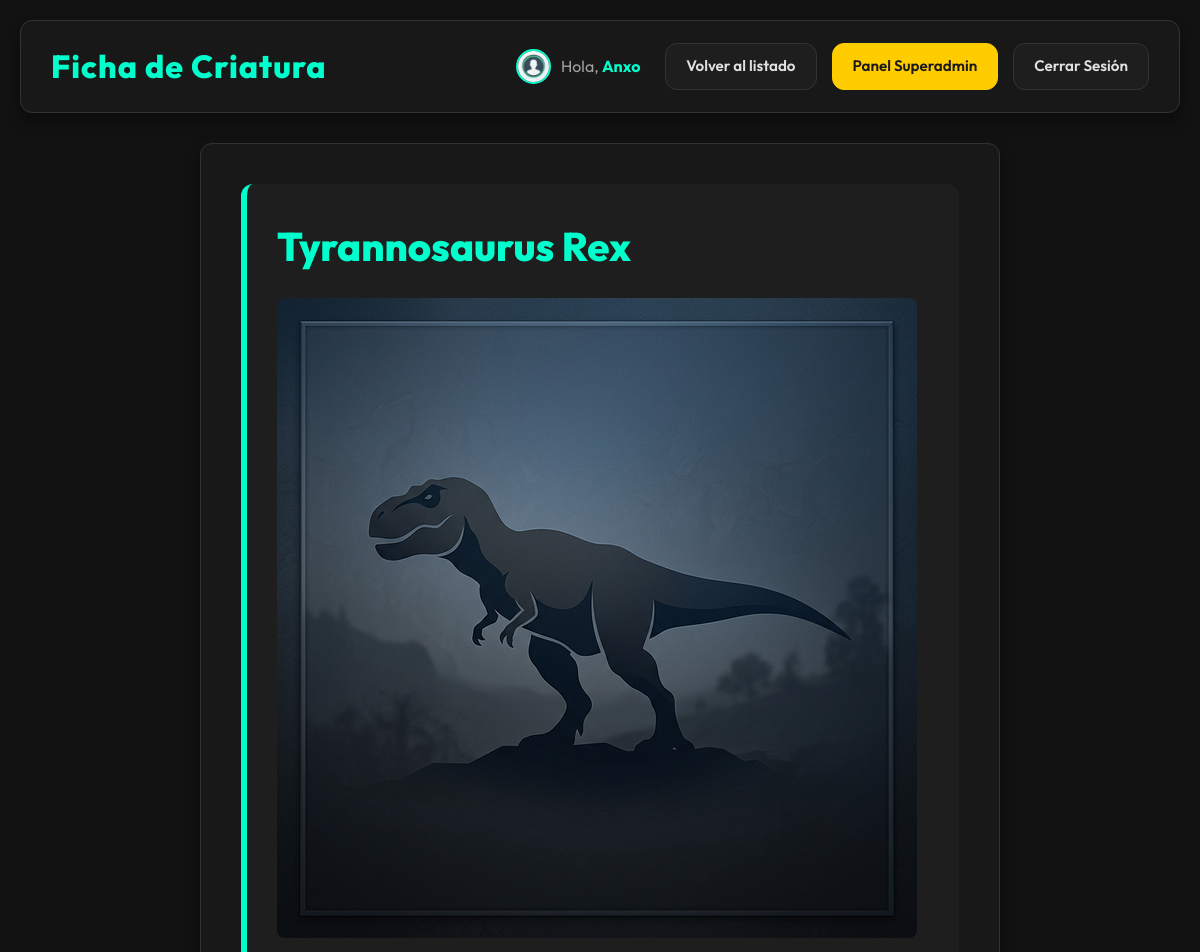
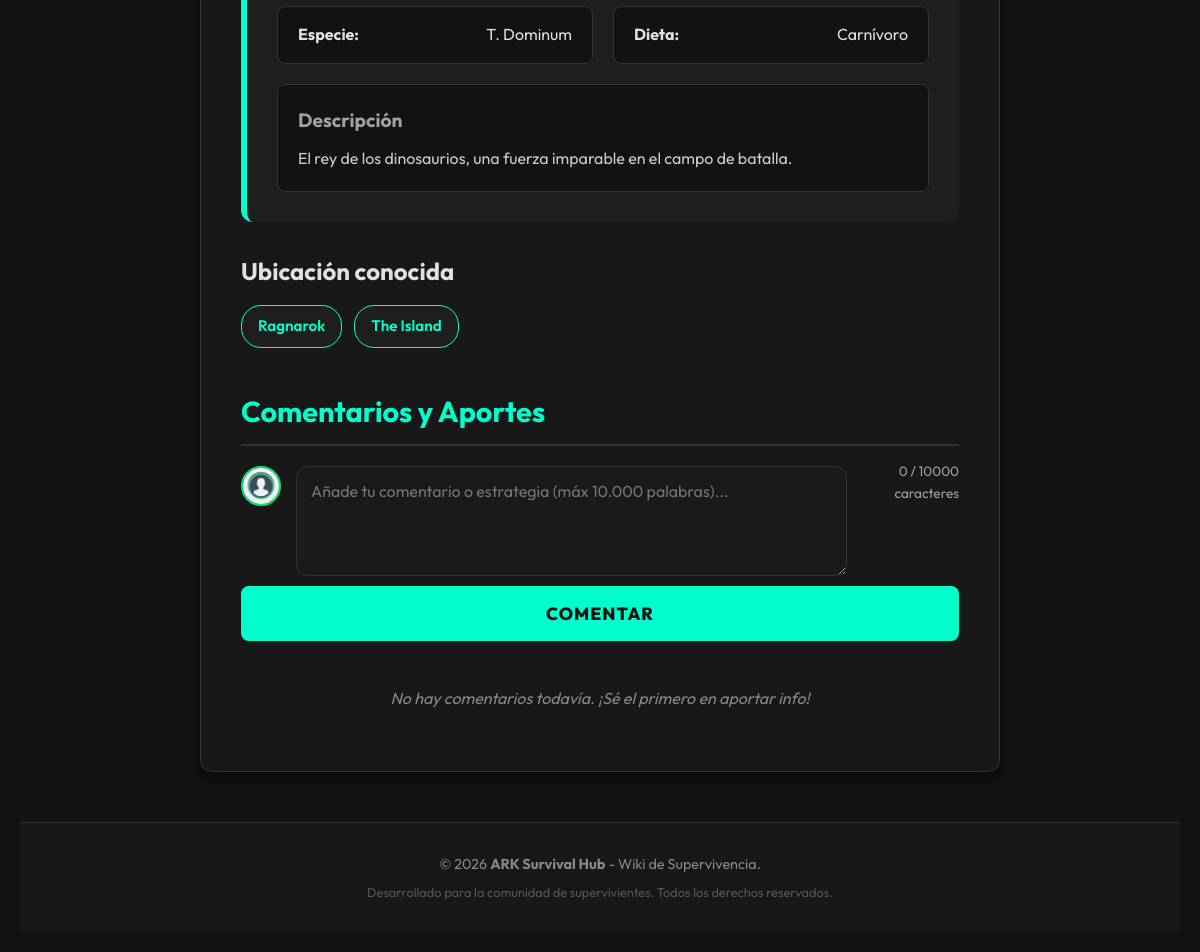
The page /detalle.php (signed in) on the database its author committed (2 pictures, top to bottom).
### tables this page shows
CREATE TABLE `dinosaurios` (
  `id` int(11) NOT NULL AUTO_INCREMENT,
  `nombre` varchar(100) NOT NULL,
  `especie` varchar(100) DEFAULT NULL,
  `dieta` varchar(50) DEFAULT NULL,
  `imagen` varchar(255) DEFAULT 'default_dino.jpg',
  `descripcion` text DEFAULT NULL,
  PRIMARY KEY (`id`)
);

CREATE TABLE `mapas` (
  `id` int(11) NOT NULL AUTO_INCREMENT,
  `nombre_mapa` varchar(100) NOT NULL,
  `descripcion` text DEFAULT NULL,
  PRIMARY KEY (`id`)
);

### detalle.php (the view, shortened to what this page needs)
<?php
include 'config/db.php';
$id = isset($_GET['id']) ? $_GET['id'] : 1;
$sql_dino = "SELECT * FROM dinosaurios WHERE id = :id";
$stmt = $conexion->prepare($sql_dino);
$stmt->bindParam(':id', $id);
$stmt->execute();
$dino = $stmt->fetch(PDO::FETCH_ASSOC);
$sql_mapas = "SELECT m.nombre_mapa
              FROM mapas m
              INNER JOIN dino_mapas dm ON m.id = dm.mapa_id
              WHERE dm.dino_id = :id";
$stmt_mapas = $conexion->prepare($sql_mapas);
$stmt_mapas->bindParam(':id', $id);
$stmt_mapas->execute();
$mapas = $stmt_mapas->fetchAll(PDO::FETCH_ASSOC);
$comentarios_por_pagina = 10;
$pagina_actual = isset($_GET['p']) && is_numeric($_GET['p']) ? (int)$_GET['p'] : 1;
$offset = ($pagina_actual - 1) * $comentarios_por_pagina;
$sql_count = "SELECT COUNT(*) FROM comentarios WHERE dino_id = :id AND respuesta_a IS NULL";
$stmt_count = $conexion->prepare($sql_count);
$stmt_count->bindParam(':id', $id);
$stmt_count->execute();
$total_comentarios = $stmt_count->fetchColumn();
$total_paginas = ceil($total_comentarios / $comentarios_por_pagina);
$sql_comments = "SELECT c.*, u.nick, u.rol, u.foto_perfil
                 FROM comentarios c
                 JOIN usuarios u ON c.usuario_id = u.id
                 WHERE c.dino_id = :id AND c.respuesta_a IS NULL
                 ORDER BY c.id DESC
                 LIMIT :limit OFFSET :offset";
$stmt_comments = $conexion->prepare($sql_comments);
$stmt_comments->bindParam(':id', $id, PDO::PARAM_INT);
$stmt_comments->bindParam(':limit', $comentarios_por_pagina, PDO::PARAM_INT);
$stmt_comments->bindParam(':offset', $offset, PDO::PARAM_INT);
$stmt_comments->execute();
$comentarios = $stmt_comments->fetchAll(PDO::FETCH_ASSOC);
$respuestas = [];
?>
<!DOCTYPE html>
<html lang="es">
<head>
    <link rel="stylesheet" href="assets/css/estilos.css?v=1.3">
</head>
<body>
    <?php
    include 'includes/header.php';
    ?>
    <main class="contenedor-detalle">
        <section class="ficha-principal">
            <h2 class="nombre-dino"><?php echo htmlspecialchars($dino['nombre']); ?></h2>
            <?php if(!empty($dino['imagen'])): ?>
                <div class="dino-img-detalle" style="text-align: center; margin-bottom: 20px;">
                    <?php
                    $src_dino_d = (strpos($dino['imagen'], 'http') === 0) ? $dino['imagen'] : "assets/img/dinos/" . $dino['imagen'];
                    ?>
                    <img src="<?php echo htmlspecialchars($src_dino_d); ?>" alt="<?php echo htmlspecialchars($dino['nombre']); ?>" style="max-width: 100%; border-radius: 8px;" onerror="this.src='assets/img/dinos/default_dino.jpg'">
                </div>
            <?php endif; ?>
            <div class="info-grid">
                <div class="dato">
                    <strong>Especie:</strong>
                    <span><?php echo htmlspecialchars($dino['especie']); ?></span>
                </div>
                <div class="dato">
                    <strong>Dieta:</strong>
                    <span><?php echo htmlspecialchars($dino['dieta']); ?></span>
                </div>
            </div>
            <?php if(!empty($dino['descripcion'])): ?>
                <div class="dino-descripcion" style="margin-top: 20px;">
                    <h3>Descripción</h3>
                    <p style="white-space: pre-wrap; color: #ccc;"><?php echo htmlspecialchars($dino['descripcion']); ?></p>
                </div>
            <?php endif; ?>
        </section>
        <section class="seccion-mapas">
            <h3>Ubicación conocida</h3>
            <div class="lista-mapas">
                <?php if (count($mapas) > 0): ?>
                    <?php foreach ($mapas as $mapa): ?>
                        <span class="tag-mapa"><?php echo htmlspecialchars($mapa['nombre_mapa']); ?></span>
                    <?php
    endforeach; ?>
                <?php
else: ?>
                    <p class="sin-datos">No se han registrado avistamientos en los mapas actuales.</p>
                <?php
endif; ?>
            </div>
        </section>
        <section id="comentarios" class="seccion-comentarios" style="margin-top: 40px;">
            <h3>Comentarios y Aportes</h3>
            <?php if (isset($_SESSION['usuario_id'])): ?>
                <form action="actions/procesar_comentario.php" method="POST" class="form-ark" style="margin-bottom: 25px;" id="form-comentario">
                    <div style="display: flex; gap: 15px; margin-bottom: 10px;">
                        <?php
                        $foto_mismo = $_SESSION['foto_perfil'] ?? 'default.png';
                        $src_mismo = (strpos($foto_mismo, 'http') === 0) ? $foto_mismo : "assets/img/perfil/" . $foto_mismo;
                        ?>
                        <img src="<?php echo htmlspecialchars($src_mismo); ?>"
                             alt="Mi Perfil"
                             class="avatar-comentario"
                             style="width: 40px; height: 40px; border-radius: 50%; object-fit: cover; border: 2px solid var(--success-color); flex-shrink: 0;"
                             onerror="this.src='assets/img/perfil/default.png'">
                        <textarea name="texto" required placeholder="Añade tu comentario o estrategia (máx 10.000 palabras)..." rows="4" style="width: 100%; border-radius: var(--radius);"></textarea>
                    </div>
                    <button type="submit" class="boton-insertar">Comentar</button>
                </form>
            <?php else: ?>
                <p style="background-color: #333; padding: 10px; border-radius: 5px; text-align: center;">Debes <a href="login.php" style="color: #4CAF50;">iniciar sesión</a> para dejar un comentario.</p>
            <?php endif; ?>
            <div class="comentarios-lista">
                <?php if (count($comentarios) > 0): ?>
                    <?php foreach ($comentarios as $c): ?>
                        <div class="comentario <?php echo ($c['rol'] === 'admin' || $c['rol'] === 'superadmin') ? 'comentario-admin' : ''; ?>">
                            <div class="comentario-header">
                                <div style="display: flex; align-items: center; gap: 10px;">
                                    <?php
                                    $foto_c = $c['foto_perfil'] ?? 'default.png';
                                    $src_c = (strpos($foto_c, 'http') === 0) ? $foto_c : "assets/img/perfil/" . $foto_c;
                                    $can_moderate = isset($_SESSION['p_moderar']) && $_SESSION['p_moderar'] == 1 && $_SESSION['usuario_id'] != $c['usuario_id'] && $c['rol'] !== 'superadmin';
                                    ?>
                                    <?php if ($can_moderate): ?>
                                        <a href="admin/moderar_usuario.php?id=<?php echo $c['usuario_id']; ?>" title="Moderar a <?php echo htmlspecialchars($c['nick']); ?>" style="display: flex; align-items: center; gap: 10px; text-decoration: none; color: inherit;">
                                    <?php endif; ?>
                                    <img src="<?php echo htmlspecialchars($src_c); ?>"
                                         alt="Avatar"
                                         class="avatar-comentario"
                                         onerror="this.src='assets/img/perfil/default.png'">
                                    <strong class="comentario-nick <?php echo ($c['rol'] === 'admin' || $c['rol'] === 'superadmin') ? 'nick-admin' : ''; ?>">
                                        <?php echo htmlspecialchars($c['nick']); ?> <?php echo ($c['rol'] === 'admin' || $c['rol'] === 'superadmin') ? '🛡️' : ''; ?>
                                    </strong>
                                    <?php if ($can_moderate): ?>
                                        </a>
                                    <?php endif; ?>
                                </div>
                                <div class="d-flex align-center gap-10">
                                    <?php if (isset($_SESSION['is_admin']) && $_SESSION['is_admin'] === true): ?>
                                        <button type="button" class="btn-nav f-08" style="padding: 4px 10px; border-color: var(--accent); color: var(--accent);" onclick="prepararRespuesta(<?php echo $c['id']; ?>, '<?php echo addslashes($c['nick']); ?>')">Contestar</button>
                                    <?php endif; ?>
                                    <?php if(isset($_SESSION['usuario_id']) && (($_SESSION['is_admin'] ?? false) === true || $_SESSION['usuario_id'] == $c['usuario_id'])): ?>
                                        <form action="actions/borrar_comentario.php" method="POST" style="display: inline;">
                                            <input type="hidden" name="csrf_token" value="<?php echo $_SESSION['csrf_token']; ?>">
                                            <input type="hidden" name="comentario_id" value="<?php echo $c['id']; ?>">
                                            <input type="hidden" name="dino_id" value="<?php echo $dino['id']; ?>">
                                            <button type="submit" onclick="return confirm('¿Borrar este comentario?');" class="btn-borrar-comentario">Eliminar</button>
                                        </form>
                                    <?php endif; ?>
                                </div>
                            </div>
                            <p class="comentario-texto"><?php echo nl2br(htmlspecialchars($c['texto'])); ?></p>
                        </div>
                        <?php if (isset($respuestas[$c['id']])): ?>
                            <?php foreach ($respuestas[$c['id']] as $r): ?>
                                <div class="comentario comentario-admin comentario-respuesta">
                                    <div class="comentario-header">
                                        <div style="display: flex; align-items: center; gap: 10px;">
                                            <?php
                                            $foto_r = $r['foto_perfil'] ?? 'default.png';
                                            $src_r = (strpos($foto_r, 'http') === 0) ? $foto_r : "assets/img/perfil/" . $foto_r;
                                            ?>
                                            <img src="<?php echo htmlspecialchars($src_r); ?>" alt="Avatar" class="avatar-comentario" onerror="this.src='assets/img/perfil/default.png'">
                                            <strong class="comentario-nick nick-admin">
                                                <?php echo htmlspecialchars($r['nick']); ?> 🛡️
                                            </strong>
                                            <span class="f-08 text-muted">ha respondido</span>
                                        </div>
                                        <?php if(isset($_SESSION['usuario_id']) && (($_SESSION['is_admin'] ?? false) === true || $_SESSION['usuario_id'] == $r['usuario_id'])): ?>
                                            <form action="actions/borrar_comentario.php" method="POST" style="display: inline;">
                                                <input type="hidden" name="csrf_token" value="<?php echo $_SESSION['csrf_token']; ?>">
                                                <input type="hidden" name="comentario_id" value="<?php echo $r['id']; ?>">
                                                <input type="hidden" name="dino_id" value="<?php echo $dino['id']; ?>">
                                                <button type="submit" onclick="return confirm('¿Borrar esta respuesta?');" class="btn-borrar-comentario">Eliminar</button>
                                            </form>
                                        <?php endif; ?>
                                    </div>
                                    <p class="comentario-texto"><?php echo nl2br(htmlspecialchars($r['texto'])); ?></p>
                                </div>
                            <?php endforeach; ?>
                        <?php endif; ?>
                    <?php endforeach; ?>
                    <?php if ($total_paginas > 1): ?>
                        <div class="paginacion-comentarios" style="display: flex; justify-content: center; gap: 10px; margin-top: 20px;">
                            <?php if ($pagina_actual > 1): ?>
                                <a href="detalle.php?id=<?php echo $id; ?>&p=<?php echo $pagina_actual - 1; ?>" class="btn-pag">« Anterior</a>
                            <?php endif; ?>
                            <?php for ($i = 1; $i <= $total_paginas; $i++): ?>
                                <a href="detalle.php?id=<?php echo $id; ?>&p=<?php echo $i; ?>" class="btn-pag <?php echo ($i === $pagina_actual) ? 'active' : ''; ?>">
                                    <?php echo $i; ?>
                                </a>
                            <?php endfor; ?>
                            <?php if ($pagina_actual < $total_paginas): ?>
                                <a href="detalle.php?id=<?php echo $id; ?>&p=<?php echo $pagina_actual + 1; ?>" class="btn-pag">Siguiente »</a>
                            <?php endif; ?>
                        </div>
                    <?php endif; ?>
                <?php else: ?>
                    <p class="sin-datos" style="text-align: center; color: #888;">No hay comentarios todavía. ¡Sé el primero en aportar info!</p>
                <?php endif; ?>
            </div>
        </section>
    <?php include 'includes/footer.php'; ?>

### rows shown on the page
dinosaurios: nombre "Tyrannosaurus Rex", imagen (placeholder picture), especie "T. Dominum", dieta "Carnívoro", descripcion "El rey de los dinosaurios, una fuerza imparable en el campo de batalla."
mapas: nombre_mapa "Ragnarok"
mapas: nombre_mapa "The Island"

### other values the page prints
$header_titulo "Ficha de Criatura"
$_SESSION['nick'] "Anxo"
$header_volver_texto "Volver al listado"
